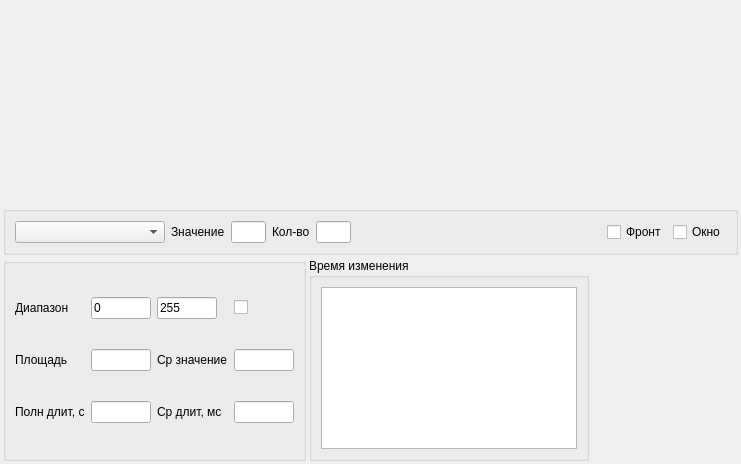
<?xml version="1.0" encoding="UTF-8"?>
<ui version="4.0">
 <class>StatPanelClass</class>
 <widget class="QDialog" name="StatPanelClass">
  <property name="geometry">
   <rect>
    <x>0</x>
    <y>0</y>
    <width>741</width>
    <height>464</height>
   </rect>
  </property>
  <property name="maximumSize">
   <size>
    <width>900</width>
    <height>600</height>
   </size>
  </property>
  <property name="windowTitle">
   <string>Статистика</string>
  </property>
  <layout class="QVBoxLayout" name="verticalLayout">
   <property name="spacing">
    <number>3</number>
   </property>
   <property name="leftMargin">
    <number>3</number>
   </property>
   <property name="topMargin">
    <number>3</number>
   </property>
   <property name="rightMargin">
    <number>3</number>
   </property>
   <property name="bottomMargin">
    <number>3</number>
   </property>
   <item>
    <widget class="wdgGraphHist" name="wgtGraph" native="true">
     <property name="sizePolicy">
      <sizepolicy hsizetype="Preferred" vsizetype="Expanding">
       <horstretch>0</horstretch>
       <verstretch>0</verstretch>
      </sizepolicy>
     </property>
     <property name="minimumSize">
      <size>
       <width>450</width>
       <height>200</height>
      </size>
     </property>
    </widget>
   </item>
   <item>
    <widget class="QGroupBox" name="groupBox_3">
     <property name="title">
      <string/>
     </property>
     <layout class="QHBoxLayout" name="horizontalLayout">
      <item>
       <widget class="QComboBox" name="cmbSignals">
        <property name="sizePolicy">
         <sizepolicy hsizetype="Expanding" vsizetype="Fixed">
          <horstretch>0</horstretch>
          <verstretch>0</verstretch>
         </sizepolicy>
        </property>
        <property name="minimumSize">
         <size>
          <width>150</width>
          <height>0</height>
         </size>
        </property>
        <property name="maximumSize">
         <size>
          <width>200</width>
          <height>16777215</height>
         </size>
        </property>
        <property name="sizeAdjustPolicy">
         <enum>QComboBox::AdjustToContents</enum>
        </property>
       </widget>
      </item>
      <item>
       <widget class="QLabel" name="label_6">
        <property name="text">
         <string>Значение</string>
        </property>
       </widget>
      </item>
      <item>
       <widget class="QLineEdit" name="txtValue">
        <property name="maximumSize">
         <size>
          <width>60</width>
          <height>16777215</height>
         </size>
        </property>
        <property name="text">
         <string/>
        </property>
       </widget>
      </item>
      <item>
       <widget class="QLabel" name="label_7">
        <property name="text">
         <string>Кол-во</string>
        </property>
       </widget>
      </item>
      <item>
       <widget class="QLineEdit" name="txtHistValue">
        <property name="maximumSize">
         <size>
          <width>60</width>
          <height>16777215</height>
         </size>
        </property>
        <property name="text">
         <string/>
        </property>
       </widget>
      </item>
      <item>
       <spacer name="horizontalSpacer">
        <property name="orientation">
         <enum>Qt::Horizontal</enum>
        </property>
        <property name="sizeHint" stdset="0">
         <size>
          <width>275</width>
          <height>20</height>
         </size>
        </property>
       </spacer>
      </item>
      <item>
       <widget class="QCheckBox" name="chbFront">
        <property name="text">
         <string>Фронт</string>
        </property>
       </widget>
      </item>
      <item>
       <widget class="QCheckBox" name="chbWinDiap">
        <property name="text">
         <string>Окно</string>
        </property>
        <property name="checked">
         <bool>false</bool>
        </property>
       </widget>
      </item>
     </layout>
    </widget>
   </item>
   <item>
    <layout class="QHBoxLayout" name="horizontalLayout_3">
     <property name="spacing">
      <number>3</number>
     </property>
     <item>
      <widget class="QGroupBox" name="groupBox">
       <property name="maximumSize">
        <size>
         <width>315</width>
         <height>16777215</height>
        </size>
       </property>
       <property name="title">
        <string/>
       </property>
       <layout class="QGridLayout" name="gridLayout">
        <item row="2" column="0">
         <widget class="QLabel" name="label_2">
          <property name="text">
           <string>Площадь</string>
          </property>
         </widget>
        </item>
        <item row="1" column="0">
         <widget class="QLabel" name="label_4">
          <property name="text">
           <string>Диапазон</string>
          </property>
         </widget>
        </item>
        <item row="2" column="2">
         <widget class="QLineEdit" name="txtCurrArea">
          <property name="maximumSize">
           <size>
            <width>60</width>
            <height>16777215</height>
           </size>
          </property>
         </widget>
        </item>
        <item row="1" column="2">
         <widget class="QLineEdit" name="txtDiapMin">
          <property name="maximumSize">
           <size>
            <width>60</width>
            <height>16777215</height>
           </size>
          </property>
          <property name="text">
           <string>0</string>
          </property>
         </widget>
        </item>
        <item row="1" column="3">
         <widget class="QLineEdit" name="txtDiapMax">
          <property name="maximumSize">
           <size>
            <width>60</width>
            <height>16777215</height>
           </size>
          </property>
          <property name="text">
           <string>255</string>
          </property>
         </widget>
        </item>
        <item row="1" column="5">
         <widget class="QCheckBox" name="chbDiapEna">
          <property name="text">
           <string/>
          </property>
         </widget>
        </item>
        <item row="2" column="5">
         <widget class="QLineEdit" name="txtMx">
          <property name="maximumSize">
           <size>
            <width>60</width>
            <height>16777215</height>
           </size>
          </property>
         </widget>
        </item>
        <item row="2" column="3">
         <widget class="QLabel" name="label_5">
          <property name="text">
           <string>Ср значение</string>
          </property>
         </widget>
        </item>
        <item row="3" column="5">
         <widget class="QLineEdit" name="txtDurationMean">
          <property name="maximumSize">
           <size>
            <width>60</width>
            <height>16777215</height>
           </size>
          </property>
         </widget>
        </item>
        <item row="3" column="3">
         <widget class="QLabel" name="label_3">
          <property name="text">
           <string>Ср длит, мс</string>
          </property>
         </widget>
        </item>
        <item row="3" column="2">
         <widget class="QLineEdit" name="txtDurationFull">
          <property name="maximumSize">
           <size>
            <width>60</width>
            <height>16777215</height>
           </size>
          </property>
         </widget>
        </item>
        <item row="3" column="0">
         <widget class="QLabel" name="label">
          <property name="text">
           <string>Полн длит, с</string>
          </property>
         </widget>
        </item>
       </layout>
      </widget>
     </item>
     <item>
      <widget class="QGroupBox" name="groupBox_2">
       <property name="title">
        <string>Время изменения</string>
       </property>
       <layout class="QHBoxLayout" name="horizontalLayout_2">
        <item>
         <widget class="QListWidget" name="listSignTimeChange">
          <property name="sizePolicy">
           <sizepolicy hsizetype="Expanding" vsizetype="Preferred">
            <horstretch>0</horstretch>
            <verstretch>0</verstretch>
           </sizepolicy>
          </property>
         </widget>
        </item>
       </layout>
      </widget>
     </item>
     <item>
      <spacer name="horizontalSpacer_2">
       <property name="orientation">
        <enum>Qt::Horizontal</enum>
       </property>
       <property name="sizeHint" stdset="0">
        <size>
         <width>40</width>
         <height>20</height>
        </size>
       </property>
      </spacer>
     </item>
    </layout>
   </item>
  </layout>
 </widget>
 <customwidgets>
  <customwidget>
   <class>wdgGraphHist</class>
   <extends>QWidget</extends>
   <header>src/wdgGraphHist.h</header>
   <container>1</container>
  </customwidget>
 </customwidgets>
 <resources/>
 <connections/>
</ui>
